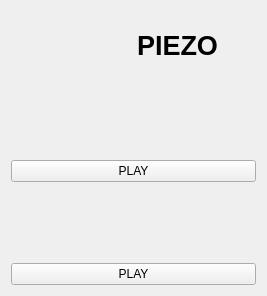
<?xml version="1.0" encoding="UTF-8"?>
<ui version="4.0">
 <class>Widget</class>
 <widget class="QWidget" name="Widget">
  <property name="geometry">
   <rect>
    <x>0</x>
    <y>0</y>
    <width>267</width>
    <height>296</height>
   </rect>
  </property>
  <property name="windowTitle">
   <string>Widget</string>
  </property>
  <layout class="QVBoxLayout" name="verticalLayout">
   <item>
    <layout class="QHBoxLayout" name="horizontalLayout">
     <item>
      <widget class="QLabel" name="label">
       <property name="lineWidth">
        <number>2</number>
       </property>
       <property name="text">
        <string/>
       </property>
       <property name="pixmap">
        <pixmap resource="resoures.qrc">:/images/melody.png</pixmap>
       </property>
      </widget>
     </item>
     <item>
      <widget class="QLabel" name="piezo">
       <property name="font">
        <font>
         <pointsize>20</pointsize>
         <weight>75</weight>
         <bold>true</bold>
        </font>
       </property>
       <property name="text">
        <string>PIEZO</string>
       </property>
      </widget>
     </item>
    </layout>
   </item>
   <item>
    <widget class="QLabel" name="starwars">
     <property name="text">
      <string/>
     </property>
     <property name="pixmap">
      <pixmap resource="resoures.qrc">:/images/darth_vader_icon.png</pixmap>
     </property>
    </widget>
   </item>
   <item>
    <widget class="QPushButton" name="playButton_1">
     <property name="text">
      <string>PLAY</string>
     </property>
    </widget>
   </item>
   <item>
    <widget class="QLabel" name="mario">
     <property name="text">
      <string/>
     </property>
     <property name="pixmap">
      <pixmap resource="resoures.qrc">:/images/Mario_icon.png</pixmap>
     </property>
    </widget>
   </item>
   <item>
    <widget class="QPushButton" name="playButton_2">
     <property name="text">
      <string>PLAY</string>
     </property>
    </widget>
   </item>
  </layout>
 </widget>
 <resources>
  <include location="resoures.qrc"/>
 </resources>
 <connections/>
</ui>
